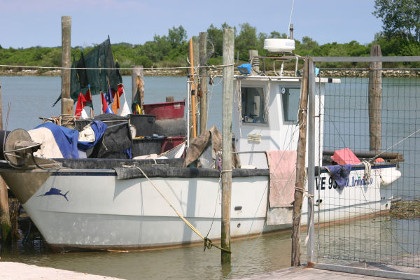
#> input picture imagefilter/boat-small.jpg, 420 x 280 px
$ python imagefilter-builtin.py
#> lines starting #> are read from the running program, lines starting #| are printed output that depends on the picture
# Author:  Martin McBride
# Created: 2021-05-23
# Copyright (C) 2021, Martin McBride
# License: MIT

# Use the built in filters. These filters have no parameters
# Create a final image with all the filters.

from PIL import Image, ImageFilter, ImageDraw, ImageFont

image = Image.open('boat-small.jpg')
#> image is the input picture: PIL image 420x280 RGB; mean R, G, B 143.2, 144.1, 140.7
blur_image = image.filter(ImageFilter.BLUR)
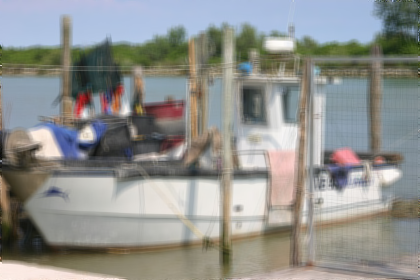
#> blur_image: PIL image 420x280 RGB; mean R, G, B 143.2, 144.2, 140.7
contour_image = image.filter(ImageFilter.CONTOUR)
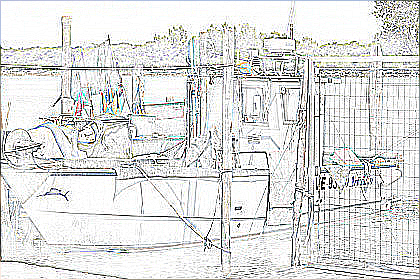
#> contour_image: PIL image 420x280 RGB; mean R, G, B 220.2, 220.8, 219.8
detail_image = image.filter(ImageFilter.DETAIL)
edge_enhance_image = image.filter(ImageFilter.EDGE_ENHANCE)
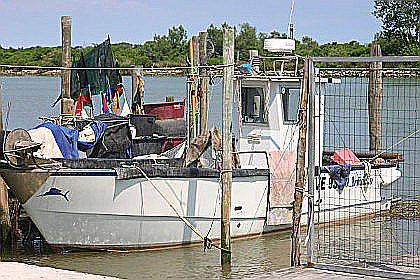
#> edge_enhance_image: PIL image 420x280 RGB; mean R, G, B 141.6, 143.3, 140.7
edge_enhance_more_image = image.filter(ImageFilter.EDGE_ENHANCE_MORE)
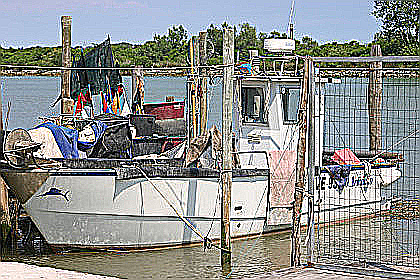
#> edge_enhance_more_image: PIL image 420x280 RGB; mean R, G, B 140.8, 142.9, 141.3
emboss_image = image.filter(ImageFilter.EMBOSS)
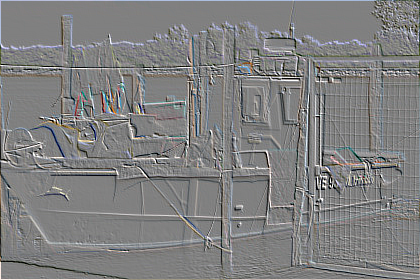
#> emboss_image: PIL image 420x280 RGB; mean R, G, B 128.2, 128.4, 128.5
find_edges_image = image.filter(ImageFilter.FIND_EDGES)
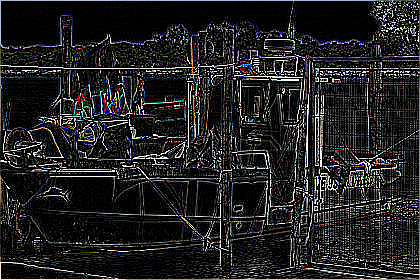
#> find_edges_image: PIL image 420x280 RGB; mean R, G, B 35, 34.5, 35.6
sharpen_image = image.filter(ImageFilter.SHARPEN)
smooth_image = image.filter(ImageFilter.SMOOTH)
smooth_more_image = image.filter(ImageFilter.SMOOTH_MORE)

# Place the images in a grid, with captions
output_image = Image.new('RGB', (1280, 1280), 'white')
#> output_image: PIL image 1280x1280 RGB; every value is 255
draw = ImageDraw.Draw(output_image)
font = ImageFont.truetype("Arial.ttf", 20)

x, y = 0, 0
draw.text((x+10, y+285), "BLUR", font=font, fill=0)
output_image.paste(blur_image, (x, y))

x, y = 430, 0
draw.text((x+10, y+285), "CONTOUR", font=font, fill=0)
output_image.paste(contour_image, (x, y))

x, y = 860, 0
draw.text((x+10, y+285), "DETAIL", font=font, fill=0)
output_image.paste(detail_image, (x, y))

x, y = 0, 320
draw.text((x+10, y+285), "EDGE_ENHANCE", font=font, fill=0)
output_image.paste(edge_enhance_image, (x, y))

x, y = 430, 320
draw.text((x+10, y+285), "EDGE_ENHANCE_MORE", font=font, fill=0)
output_image.paste(edge_enhance_more_image, (x, y))

x, y = 860, 320
draw.text((x+10, y+285), "EMBOSS", font=font, fill=0)
output_image.paste(emboss_image, (x, y))

x, y = 0, 640
draw.text((x+10, y+285), "FIND_EDGES", font=font, fill=0)
output_image.paste(find_edges_image, (x, y))

x, y = 430, 640
draw.text((x+10, y+285), "SHARPEN", font=font, fill=0)
output_image.paste(sharpen_image, (x, y))

x, y = 860, 640
draw.text((x+10, y+285), "SMOOTH", font=font, fill=0)
output_image.paste(smooth_image, (x, y))

x, y = 430, 960
draw.text((x+10, y+285), "SMOOTH_MORE", font=font, fill=0)
output_image.paste(smooth_more_image, (x, y))
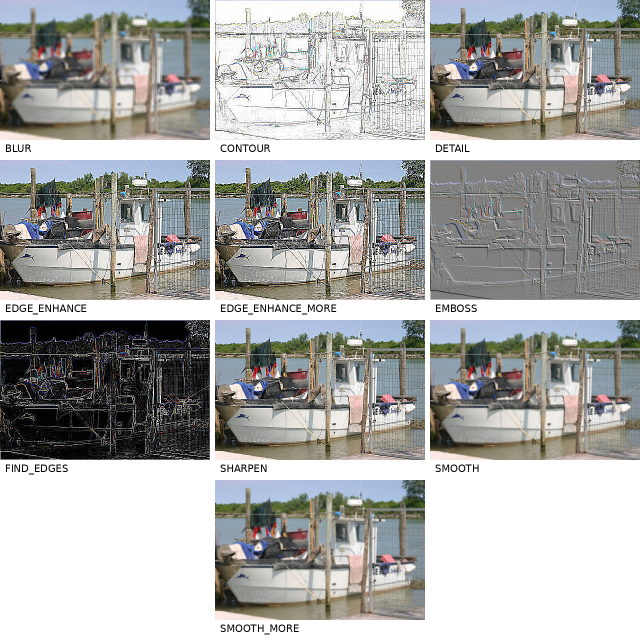
#> output_image: PIL image 1280x1280 RGB (shown at 1/2 size); mean R, G, B 170.2, 170.8, 169.3

output_image.save('imagefilter-builtin.jpg')
